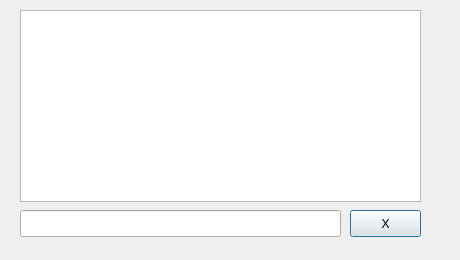
<?xml version="1.0" encoding="UTF-8"?>
<ui version="4.0">
 <class>Dialog</class>
 <widget class="QDialog" name="Dialog">
  <property name="geometry">
   <rect>
    <x>0</x>
    <y>0</y>
    <width>460</width>
    <height>260</height>
   </rect>
  </property>
  <property name="windowTitle">
   <string>Dialog</string>
  </property>
  <widget class="QLineEdit" name="lineEdit1">
   <property name="geometry">
    <rect>
     <x>20</x>
     <y>210</y>
     <width>321</width>
     <height>27</height>
    </rect>
   </property>
  </widget>
  <widget class="QPushButton" name="pushButton">
   <property name="geometry">
    <rect>
     <x>350</x>
     <y>210</y>
     <width>71</width>
     <height>27</height>
    </rect>
   </property>
   <property name="text">
    <string>X</string>
   </property>
  </widget>
  <widget class="QListWidget" name="listWidget">
   <property name="geometry">
    <rect>
     <x>20</x>
     <y>10</y>
     <width>401</width>
     <height>192</height>
    </rect>
   </property>
  </widget>
 </widget>
 <resources/>
 <connections/>
</ui>
